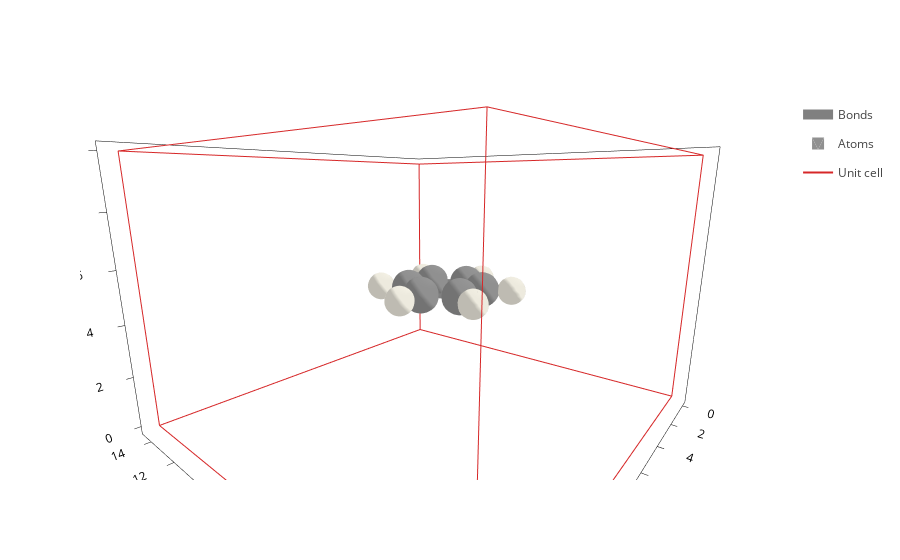

Notebook code for this chart:
### Code cell
ben_centered.plot()

### Figure 1 — Plotly figure (JSON) as saved in the notebook; plotly's stock layout.template omitted (floating-point values rounded to 4 significant figures; data arrays with more than 128 entries replaced by an {"elided": "..."} marker saying what was removed)
{"data": [{"line": {"color": "gray", "width": 10}, "meta": {}, "mode": "lines", "name": "Bonds", "opacity": 1, "type": "scatter3d", "x": {"elided": "252 float values"}, "y": {"elided": "252 float values"}, "z": {"elided": "252 float values"}}, {"alphahull": 0, "color": "#909090", "hovertemplate": "%{meta.position}", "legendgroup": "Atoms", "meta": {"meta": {"Atoms_i": 0}, "position": "(8.23, 7.71, 5.00)"}, "name": "Atoms", "opacity": 1, "showlegend": true, "showscale": false, "type": "mesh3d", "x": {"elided": "225 float values"}, "y": {"elided": "225 float values"}, "z": {"elided": "225 float values"}}, {"alphahull": 0, "color": "#EDEADE", "hovertemplate": "%{meta.position}", "legendgroup": "Atoms", "meta": {"meta": {"Atoms_i": 1}, "position": "(9.20, 8.27, 5.00)"}, "name": "Atoms", "opacity": 1, "showlegend": false, "showscale": false, "type": "mesh3d", "x": {"elided": "225 float values"}, "y": {"elided": "225 float values"}, "z": {"elided": "225 float values"}}, {"alphahull": 0, "color": "#909090", "hovertemplate": "%{meta.position}", "legendgroup": "Atoms", "meta": {"meta": {"Atoms_i": 2}, "position": "(7.00, 8.42, 5.00)"}, "name": "Atoms", "opacity": 1, "showlegend": false, "showscale": false, "type": "mesh3d", "x": {"elided": "225 float values"}, "y": {"elided": "225 float values"}, "z": {"elided": "225 float values"}}, {"alphahull": 0, "color": "#EDEADE", "hovertemplate": "%{meta.position}", "legendgroup": "Atoms", "meta": {"meta": {"Atoms_i": 3}, "position": "(7.00, 9.54, 5.00)"}, "name": "Atoms", "opacity": 1, "showlegend": false, "showscale": false, "type": "mesh3d", "x": {"elided": "225 float values"}, "y": {"elided": "225 float values"}, "z": {"elided": "225 float values"}}, {"alphahull": 0, "color": "#909090", "hovertemplate": "%{meta.position}", "legendgroup": "Atoms", "meta": {"meta": {"Atoms_i": 4}, "position": "(5.77, 7.71, 5.00)"}, "name": "Atoms", "opacity": 1, "showlegend": false, "showscale": false, "type": "mesh3d", "x": {"elided": "225 float values"}, "y": {"elided": "225 float values"}, "z": {"elided": "225 float values"}}, {"alphahull": 0, "color": "#EDEADE", "hovertemplate": "%{meta.position}", "legendgroup": "Atoms", "meta": {"meta": {"Atoms_i": 5}, "position": "(4.80, 8.27, 5.00)"}, "name": "Atoms", "opacity": 1, "showlegend": false, "showscale": false, "type": "mesh3d", "x": {"elided": "225 float values"}, "y": {"elided": "225 float values"}, "z": {"elided": "225 float values"}}, {"alphahull": 0, "color": "#909090", "hovertemplate": "%{meta.position}", "legendgroup": "Atoms", "meta": {"meta": {"Atoms_i": 6}, "position": "(5.77, 6.29, 5.00)"}, "name": "Atoms", "opacity": 1, "showlegend": false, "showscale": false, "type": "mesh3d", "x": {"elided": "225 float values"}, "y": {"elided": "225 float values"}, "z": {"elided": "225 float values"}}, {"alphahull": 0, "color": "#EDEADE", "hovertemplate": "%{meta.position}", "legendgroup": "Atoms", "meta": {"meta": {"Atoms_i": 7}, "position": "(4.80, 5.73, 5.00)"}, "name": "Atoms", "opacity": 1, "showlegend": false, "showscale": false, "type": "mesh3d", "x": {"elided": "225 float values"}, "y": {"elided": "225 float values"}, "z": {"elided": "225 float values"}}, {"alphahull": 0, "color": "#909090", "hovertemplate": "%{meta.position}", "legendgroup": "Atoms", "meta": {"meta": {"Atoms_i": 8}, "position": "(7.00, 5.58, 5.00)"}, "name": "Atoms", "opacity": 1, "showlegend": false, "showscale": false, "type": "mesh3d", "x": {"elided": "225 float values"}, "y": {"elided": "225 float values"}, "z": {"elided": "225 float values"}}, {"alphahull": 0, "color": "#EDEADE", "hovertemplate": "%{meta.position}", "legendgroup": "Atoms", "meta": {"meta": {"Atoms_i": 9}, "position": "(7.00, 4.46, 5.00)"}, "name": "Atoms", "opacity": 1, "showlegend": false, "showscale": false, "type": "mesh3d", "x": {"elided": "225 float values"}, "y": {"elided": "225 float values"}, "z": {"elided": "225 float values"}}, {"alphahull": 0, "color": "#909090", "hovertemplate": "%{meta.position}", "legendgroup": "Atoms", "meta": {"meta": {"Atoms_i": 10}, "position": "(8.23, 6.29, 5.00)"}, "name": "Atoms", "opacity": 1, "showlegend": false, "showscale": false, "type": "mesh3d", "x": {"elided": "225 float values"}, "y": {"elided": "225 float values"}, "z": {"elided": "225 float values"}}, {"alphahull": 0, "color": "#EDEADE", "hovertemplate": "%{meta.position}", "legendgroup": "Atoms", "meta": {"meta": {"Atoms_i": 11}, "position": "(9.20, 5.73, 5.00)"}, "name": "Atoms", "opacity": 1, "showlegend": false, "showscale": false, "type": "mesh3d", "x": {"elided": "225 float values"}, "y": {"elided": "225 float values"}, "z": {"elided": "225 float values"}}, {"meta": {}, "mode": "lines", "name": "Unit cell", "type": "scatter3d", "x": [0.0, 0.0, 14.4, 14.4, 0.0, 0.0, NaN, 0.0, 0.0, 0.0, 14.4, 14.4, 0.0, NaN, 14.4, 14.4, NaN, 14.4, 14.4], "y": [0.0, 15.08, 15.08, 15.08, 15.08, 15.08, NaN, 15.08, 0.0, 0.0, 0.0, 0.0, 0.0, NaN, 15.08, 0.0, NaN, 15.08, 0.0], "z": [0.0, 0.0, 0.0, 10.0, 10.0, 0.0, NaN, 10.0, 10.0, 0.0, 0.0, 10.0, 10.0, NaN, 0.0, 0.0, NaN, 10.0, 10.0]}], "layout": {"autosize": true, "scene": {"aspectmode": "data", "aspectratio": {"x": 1.112, "y": 1.165, "z": 0.7723}, "camera": {"center": {"x": 0, "y": 0, "z": 0}, "eye": {"x": -0.7873, "y": 0.9523, "z": 0.2919}, "projection": {"type": "perspective"}, "up": {"x": 0, "y": 0, "z": 1}}, "xaxis": {"title": {"text": "X axis [Ang]"}, "type": "linear"}, "yaxis": {"title": {"text": "Y axis [Ang]"}, "type": "linear"}, "zaxis": {"title": {"text": "Z axis [Ang]"}, "type": "linear"}}, "xaxis": {"scaleanchor": "y", "scaleratio": 1, "title": {"text": "X axis [Ang]"}}, "yaxis": {"title": {"text": "Y axis [Ang]"}}}}
